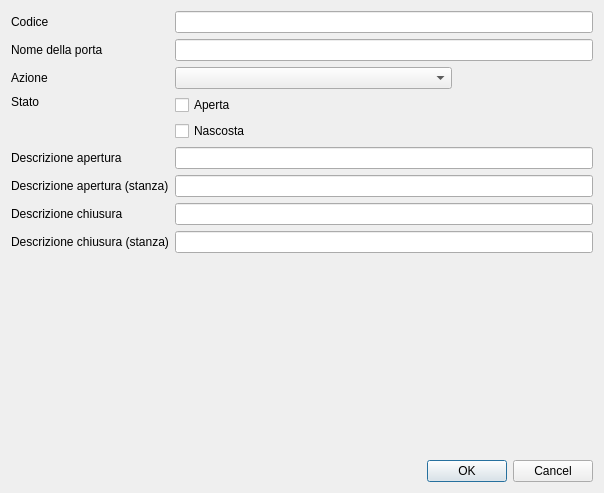
<?xml version="1.0" encoding="UTF-8"?>
<ui version="4.0">
 <class>EditExitDialog</class>
 <widget class="QDialog" name="EditExitDialog">
  <property name="geometry">
   <rect>
    <x>0</x>
    <y>0</y>
    <width>604</width>
    <height>493</height>
   </rect>
  </property>
  <property name="windowTitle">
   <string>Uscita</string>
  </property>
  <layout class="QVBoxLayout" name="verticalLayout">
   <item>
    <layout class="QGridLayout" name="gridLayout">
     <item row="5" column="0">
      <widget class="QLabel" name="label_6">
       <property name="sizePolicy">
        <sizepolicy hsizetype="Fixed" vsizetype="Preferred">
         <horstretch>0</horstretch>
         <verstretch>0</verstretch>
        </sizepolicy>
       </property>
       <property name="text">
        <string>Descrizione apertura (stanza)</string>
       </property>
      </widget>
     </item>
     <item row="4" column="0">
      <widget class="QLabel" name="label_4">
       <property name="sizePolicy">
        <sizepolicy hsizetype="Fixed" vsizetype="Preferred">
         <horstretch>0</horstretch>
         <verstretch>0</verstretch>
        </sizepolicy>
       </property>
       <property name="text">
        <string>Descrizione apertura</string>
       </property>
      </widget>
     </item>
     <item row="1" column="1" colspan="3">
      <widget class="QLineEdit" name="lineEditDoor"/>
     </item>
     <item row="3" column="0" alignment="Qt::AlignTop">
      <widget class="QLabel" name="label_8">
       <property name="sizePolicy">
        <sizepolicy hsizetype="Fixed" vsizetype="Preferred">
         <horstretch>0</horstretch>
         <verstretch>0</verstretch>
        </sizepolicy>
       </property>
       <property name="text">
        <string>Stato</string>
       </property>
      </widget>
     </item>
     <item row="6" column="1" colspan="3">
      <widget class="QLineEdit" name="lineEditDescClose"/>
     </item>
     <item row="3" column="1" colspan="3">
      <layout class="QVBoxLayout" name="verticalLayout_2">
       <item>
        <widget class="QCheckBox" name="checkBoxIsOpen">
         <property name="text">
          <string>Aperta</string>
         </property>
        </widget>
       </item>
       <item>
        <widget class="QCheckBox" name="checkBoxIsHidden">
         <property name="text">
          <string>Nascosta</string>
         </property>
        </widget>
       </item>
      </layout>
     </item>
     <item row="2" column="1" colspan="2">
      <widget class="QComboBox" name="comboBoxAction"/>
     </item>
     <item row="7" column="0">
      <widget class="QLabel" name="label_7">
       <property name="sizePolicy">
        <sizepolicy hsizetype="Fixed" vsizetype="Preferred">
         <horstretch>0</horstretch>
         <verstretch>0</verstretch>
        </sizepolicy>
       </property>
       <property name="text">
        <string>Descrizione chiusura (stanza)</string>
       </property>
      </widget>
     </item>
     <item row="6" column="0">
      <widget class="QLabel" name="label_5">
       <property name="sizePolicy">
        <sizepolicy hsizetype="Fixed" vsizetype="Preferred">
         <horstretch>0</horstretch>
         <verstretch>0</verstretch>
        </sizepolicy>
       </property>
       <property name="text">
        <string>Descrizione chiusura</string>
       </property>
      </widget>
     </item>
     <item row="1" column="0">
      <widget class="QLabel" name="label_2">
       <property name="sizePolicy">
        <sizepolicy hsizetype="Fixed" vsizetype="Preferred">
         <horstretch>0</horstretch>
         <verstretch>0</verstretch>
        </sizepolicy>
       </property>
       <property name="text">
        <string>Nome della porta</string>
       </property>
      </widget>
     </item>
     <item row="4" column="1" colspan="3">
      <widget class="QLineEdit" name="lineEditDescOpen"/>
     </item>
     <item row="8" column="0">
      <spacer name="verticalSpacer">
       <property name="orientation">
        <enum>Qt::Vertical</enum>
       </property>
       <property name="sizeHint" stdset="0">
        <size>
         <width>0</width>
         <height>0</height>
        </size>
       </property>
      </spacer>
     </item>
     <item row="7" column="1" colspan="3">
      <widget class="QLineEdit" name="lineEditDescCloseOther"/>
     </item>
     <item row="2" column="0">
      <widget class="QLabel" name="label_3">
       <property name="sizePolicy">
        <sizepolicy hsizetype="Fixed" vsizetype="Preferred">
         <horstretch>0</horstretch>
         <verstretch>0</verstretch>
        </sizepolicy>
       </property>
       <property name="text">
        <string>Azione</string>
       </property>
      </widget>
     </item>
     <item row="5" column="1" colspan="3">
      <widget class="QLineEdit" name="lineEditDescOpenOther"/>
     </item>
     <item row="0" column="0">
      <widget class="QLabel" name="label_9">
       <property name="sizePolicy">
        <sizepolicy hsizetype="Fixed" vsizetype="Preferred">
         <horstretch>0</horstretch>
         <verstretch>0</verstretch>
        </sizepolicy>
       </property>
       <property name="text">
        <string>Codice</string>
       </property>
      </widget>
     </item>
     <item row="0" column="1" colspan="3">
      <widget class="QLineEdit" name="lineEditCode"/>
     </item>
    </layout>
   </item>
   <item>
    <widget class="QDialogButtonBox" name="buttonBox">
     <property name="orientation">
      <enum>Qt::Horizontal</enum>
     </property>
     <property name="standardButtons">
      <set>QDialogButtonBox::Cancel|QDialogButtonBox::Ok</set>
     </property>
    </widget>
   </item>
  </layout>
 </widget>
 <resources/>
 <connections>
  <connection>
   <sender>buttonBox</sender>
   <signal>accepted()</signal>
   <receiver>EditExitDialog</receiver>
   <slot>accept()</slot>
   <hints>
    <hint type="sourcelabel">
     <x>248</x>
     <y>254</y>
    </hint>
    <hint type="destinationlabel">
     <x>157</x>
     <y>274</y>
    </hint>
   </hints>
  </connection>
  <connection>
   <sender>buttonBox</sender>
   <signal>rejected()</signal>
   <receiver>EditExitDialog</receiver>
   <slot>reject()</slot>
   <hints>
    <hint type="sourcelabel">
     <x>316</x>
     <y>260</y>
    </hint>
    <hint type="destinationlabel">
     <x>286</x>
     <y>274</y>
    </hint>
   </hints>
  </connection>
 </connections>
</ui>
